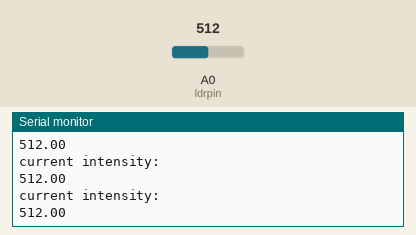
The sketch below on a simulated ESP8266 (NodeMCU). On the bench: the last lines printed to the serial monitor. Inputs (shaded band) come from the test bench; at power-on: A0 (ldrpin) = 512. WiFi joins after 1.5 s; servers stay silent unless stated.

Above: at 3.0 s.
3.1 s: A0 (ldrpin) set to 716
At 3.16 s:
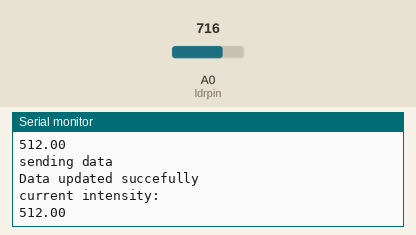
4.6 s: A0 (ldrpin) set to 900
At 4.77 s:
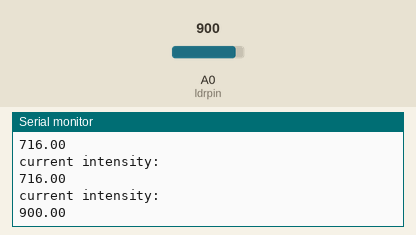
Timing chart, 0 to 7.6 s (numbered marks = the images above; inputs shaded):
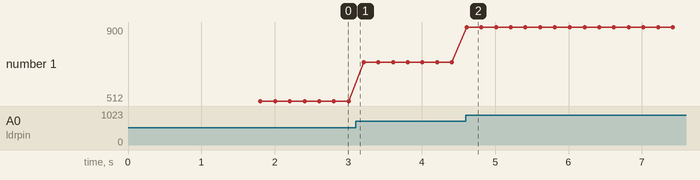

Measured:
- after the input at 4.6 s, the serial monitor: prints a new line at once (image 2)
- plotted number 1: 512 → 716 after the input at 3.1 s, 716 → 900 after the input at 4.6 s

The sketch:

Blynk.ino
```cpp
#include <SPI.h>
#include <ESP8266WiFi.h>
#include <BlynkSimpleEsp8266.h>

char auth[] = "HLRXTxOsWWmAGU00uIqEXzAyuAweooFh";//Enter the Auth code which was send by Blink
int ldrpin = A0;
// Your WiFi credentials.
// Set password to "" for open networks.
char ssid[] = "helloworld";
char pass[] = "higgsboson";
int LastTime = millis()-20;
int TimeDelay = 3000;
int sum=0,cnt=0;
SimpleTimer timer;

// This function sends Arduino's up time every second to Virtual Pin (5).
// In the app, Widget's reading frequency should be set to PUSH. This means
// that you define how often to send data to Blynk App.
void sendSensor()
{
  float intensity = sum/cnt;
  Serial.println("sending data");
  Blynk.virtualWrite(V1, intensity);
  Serial.println("Data updated succefully");

}

void setup()
{
  Serial.begin(9600); // See the connection status in Serial Monitor
  Blynk.begin(auth, ssid, pass);

}

void loop()
{
if(millis()-LastTime >= TimeDelay)
  {
    Blynk.run();

    sendSensor();
    sum=0;
    cnt=0;
    LastTime = millis();
  }
  float ldrstatus = analogRead(ldrpin);
  sum = sum + ldrstatus;
  Serial.println("current intensity:");
  Serial.println(ldrstatus);
  cnt++;
  delay(200);

}
```
